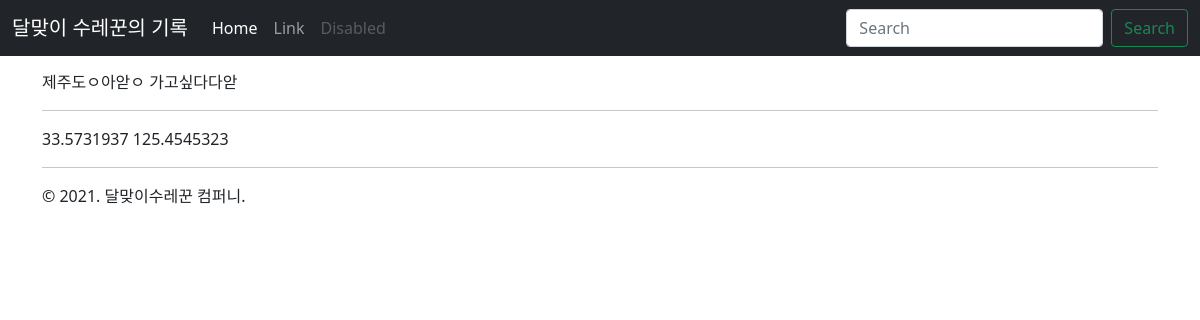
The app's page /travel/2/ with its own data.
### travel/models.py (models this page shows)
class Post(models.Model):
    message = models.TextField(verbose_name="메세지")
    latitude = models.FloatField(verbose_name="위도")
    longitude = models.FloatField(verbose_name="경도")

### travel/views.py (the view)
# urls.py: path("<int:pk>/", views.post_detail, name="post_detail"),
def post_detail(request: HttpRequest, pk: int):  # pk는 프라이머리키의 약자
    post = Post.objects.get(pk=pk)
    return render(
        request,
        "travel/post_detail.html",
        {
            "post": post,
        },
    )

### travel/templates/travel/post_detail.html
{% extends "travel/layout.html" %}
{% block content %}
{{ post.message }}
<hr />
{{ post.latitude }}
{{ post.longitude }}
{% endblock %}

### travel/templates/travel/layout.html (style rules this page uses)
body { padding-top: 70px; }

### records on screen
Post: message "제주도ㅇ아앋ㅇ 가고싶다다앋", latitude "33.5731937", longitude "125.4545323"
